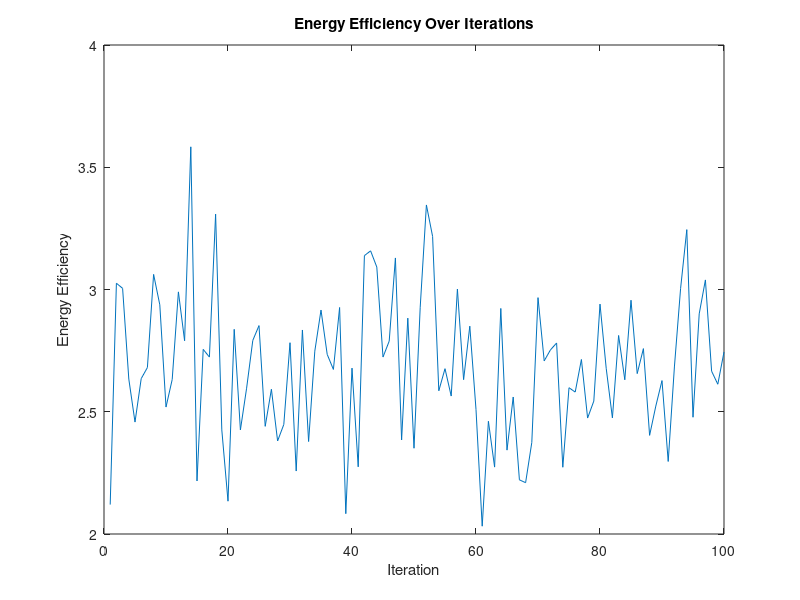

The MATLAB script that drew this image:
function main
    % Simulation parameters
    numAPs = 5;  % Number of Access Points
    numUEs = 10; % Number of User Equipments
    maxIterations = 100;
    initialThreshold = 0.01; % Initial threshold for convergence
    minThreshold = 0.001; % Minimum threshold for convergence
    thresholdDecay = 0.0001; % Decay rate of the threshold per iteration

    % Initialize random system parameters
    powerAPs = 10 * rand(numAPs, 1); % Maximum power available at each AP
    bandwidths = randi([5, 20], numAPs, 1); % Bandwidths available at each AP
    userRequirements = randi([1, 5], numUEs, 1); % Data rate requirements for each UE

    % Random channel gains matrix for APs to UEs
    channelGains = rand(numAPs, numUEs);

    % Array to store energy efficiency per iteration
    energyEfficiency = zeros(maxIterations, 1);
    threshold = initialThreshold; % Initialize threshold
    optimumFound = false;

    % Begin optimization
    for i = 1:maxIterations
        if ~optimumFound
            % Allocate resources
            [powerAllocation, subcarrierAllocation] = allocateResources(powerAPs, bandwidths, userRequirements, channelGains);
            currentEE = evaluateEnergyEfficiency(powerAllocation, channelGains, powerAPs);
            energyEfficiency(i) = currentEE;

            % Check for convergence
            if i > 1 && abs(energyEfficiency(i) - energyEfficiency(i-1)) < threshold
                optimumFound = true;  % Lock in the current configuration
            else
                threshold = max(minThreshold, threshold - thresholdDecay); % Decay threshold
            end
        else
            energyEfficiency(i) = energyEfficiency(i-1);  % Maintain the previous efficiency
        end

        % Update resources if not locked
        if ~optimumFound
            [powerAPs, bandwidths] = updateNetworkResources(powerAllocation, subcarrierAllocation, powerAPs, bandwidths);
        end
    end

    % Output results
    disp('Simulation completed.');
    figure; plot(1:maxIterations, energyEfficiency);
    title('Energy Efficiency Over Iterations'); xlabel('Iteration'); ylabel('Energy Efficiency');
    disp('Energy Efficiency Metrics:');
    disp(energyEfficiency);
end

function [powerAllocation, subcarrierAllocation] = allocateResources(powerAPs, bandwidths, userRequirements, channelGains)
    numAPs = length(powerAPs);
    numUEs = length(userRequirements);
    powerAllocation = zeros(numAPs, numUEs);
    subcarrierAllocation = zeros(numAPs, numUEs);

    for ap = 1:numAPs
        for ue = 1:numUEs
            powerAllocation(ap, ue) = rand * powerAPs(ap);
            subcarrierAllocation(ap, ue) = bandwidths(ap);
        end
    end
    return
end

function ee = evaluateEnergyEfficiency(powerAllocation, channelGains, powerAPs)
    effectivePower = sum(sum(powerAllocation .* channelGains));
    totalPower = sum(powerAPs);
    ee = max(0, effectivePower / totalPower); % Ensure non-negative efficiency
    return
end

function [newPowerAPs, newBandwidths] = updateNetworkResources(powerAllocation, subcarrierAllocation, powerAPs, bandwidths)
    powerUsed = sum(powerAllocation, 2);
    newPowerAPs = max(0, powerAPs - 0.1 * powerUsed);
    bandwidthUsed = sum(subcarrierAllocation, 2);
    newBandwidths = max(0, bandwidths - 0.1 * bandwidthUsed);
    return
end
